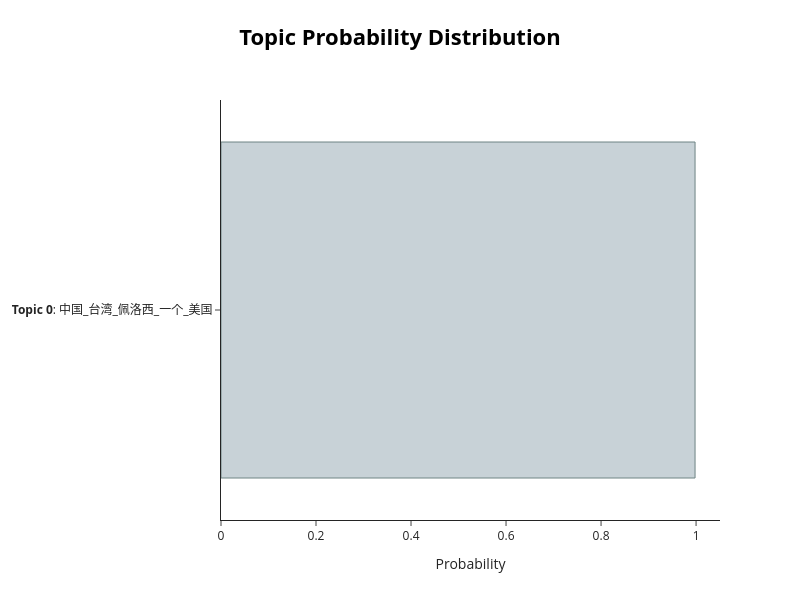

Write notebook code for a chart like this one.
### Code cell
topic_model.visualize_distribution(probs[1]) #每篇文章的主題分佈視覺話

### Figure 1 — Plotly figure (JSON) as saved in the notebook; plotly's stock layout.template omitted (floating-point values rounded to 4 significant figures)
{"data": [{"marker": {"color": "#C8D2D7", "line": {"color": "#6E8484", "width": 1}}, "orientation": "h", "type": "bar", "x": [0.9979], "y": ["<b>Topic 0</b>: 中国_台湾_佩洛西_一个_美国"]}], "layout": {"height": 600, "hoverlabel": {"bgcolor": "white", "font": {"family": "Rockwell", "size": 16}}, "title": {"font": {"color": "Black", "size": 22}, "text": "<b>Topic Probability Distribution</b>", "x": 0.5, "xanchor": "center", "y": 0.95, "yanchor": "top"}, "width": 800, "xaxis": {"title": {"text": "Probability"}}}}
